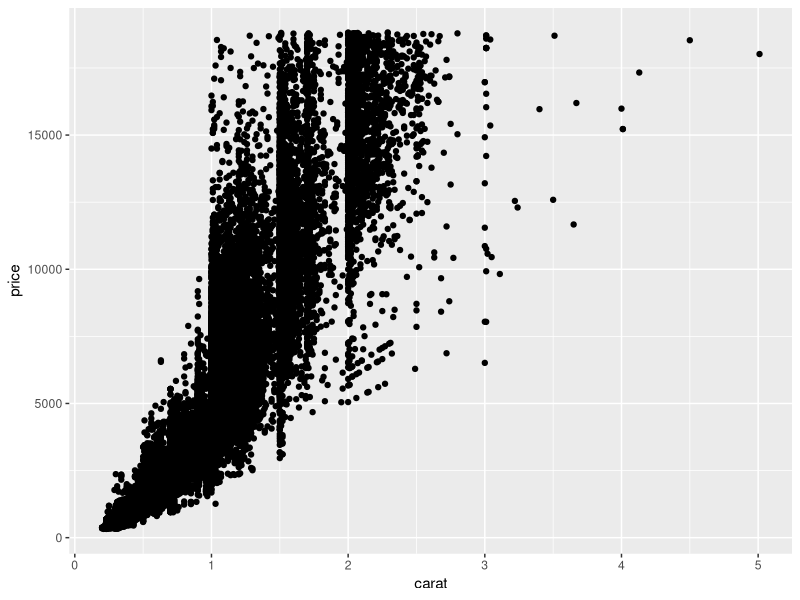
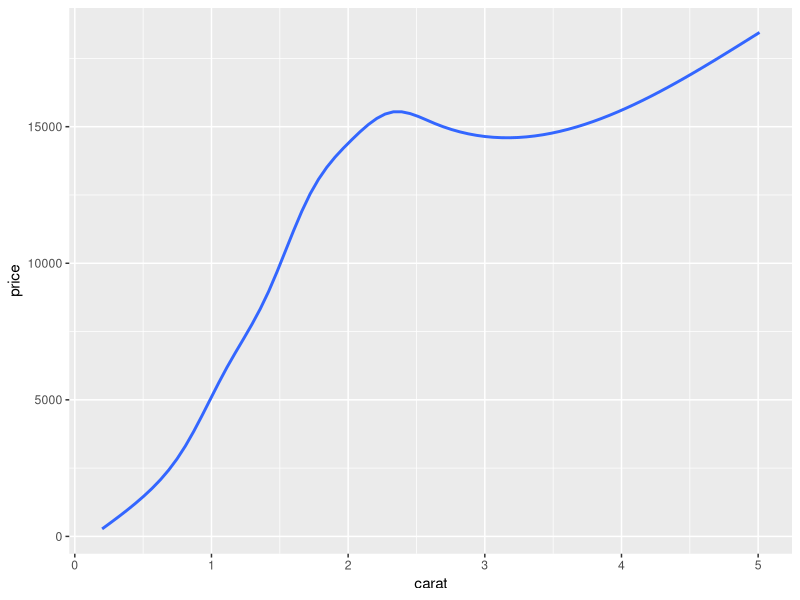
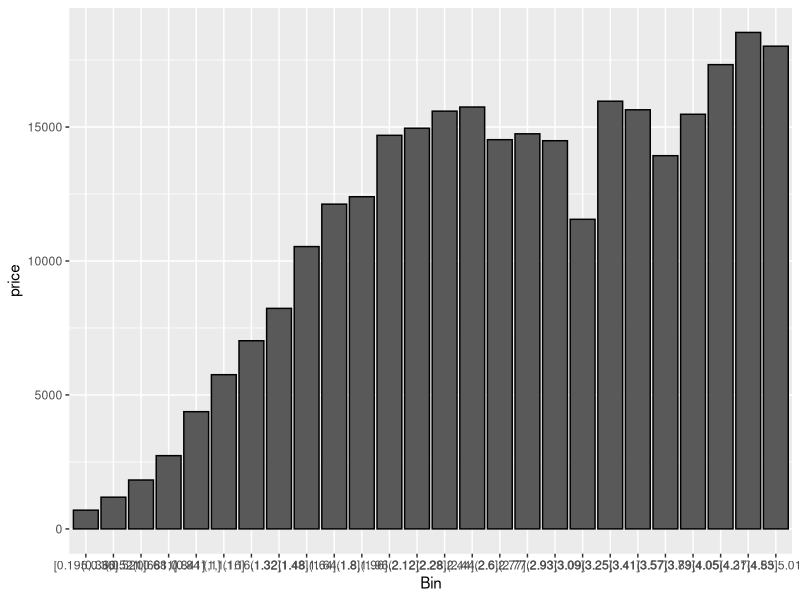
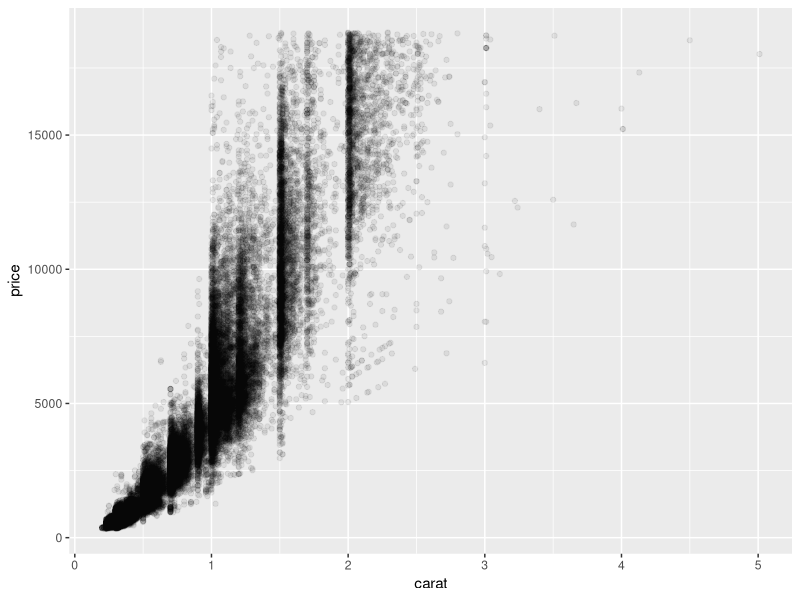
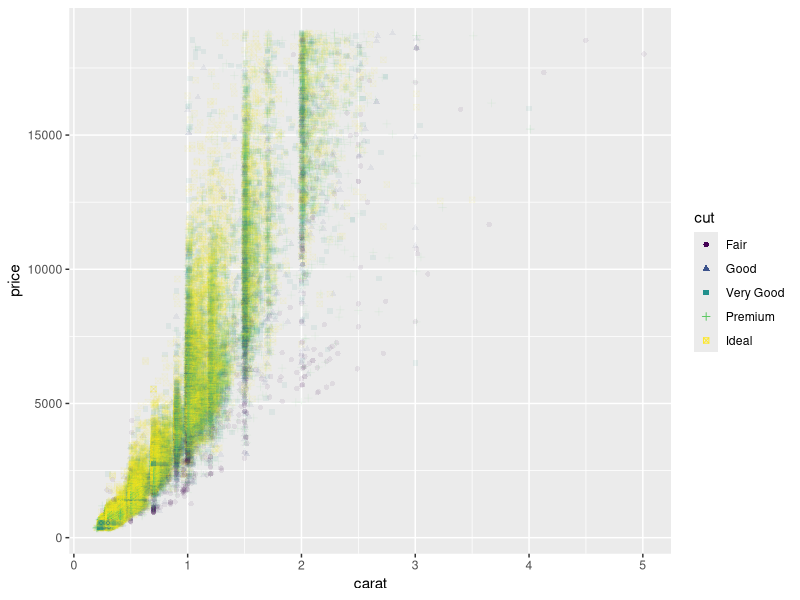
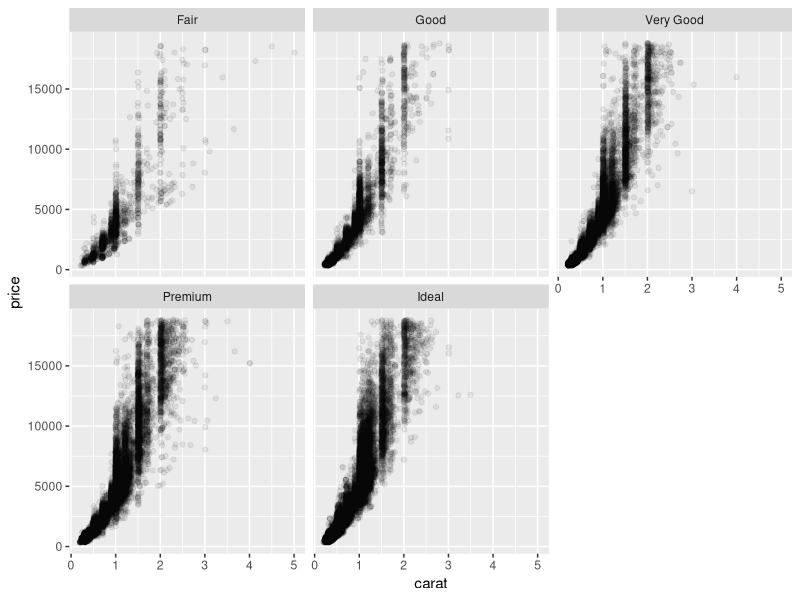
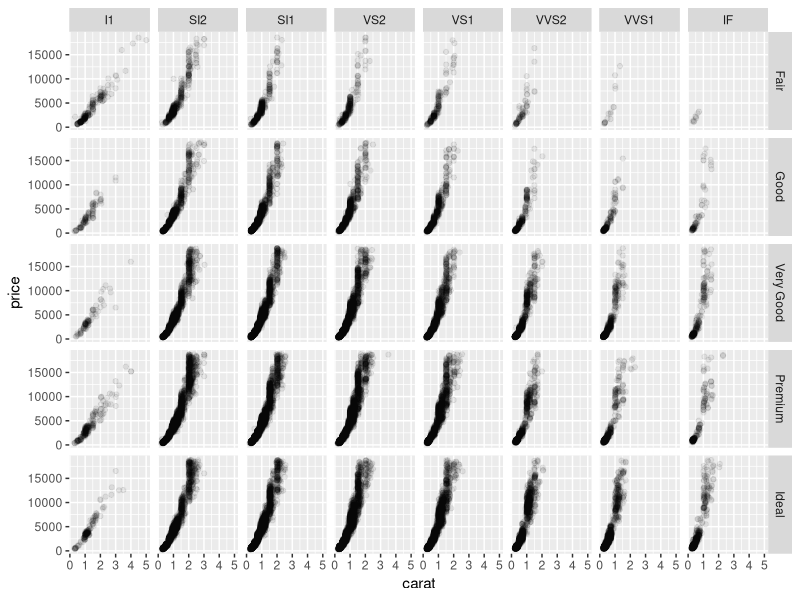
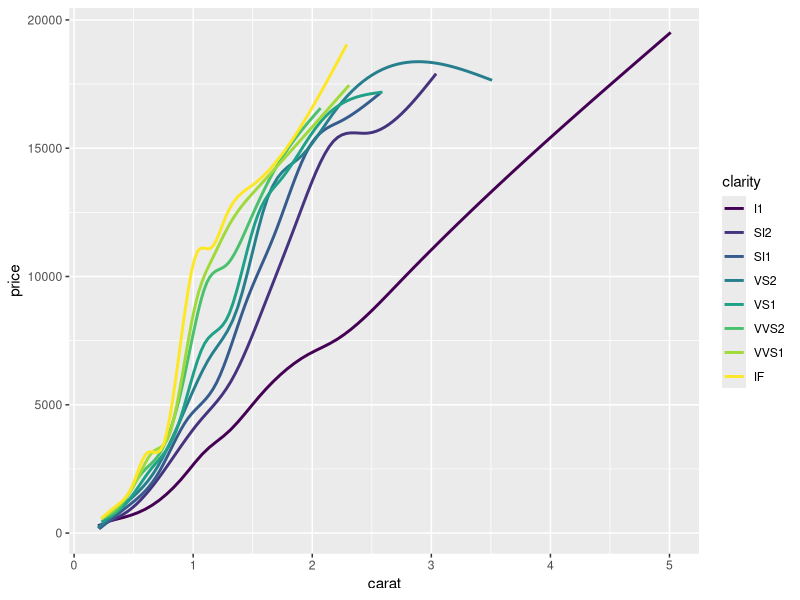

These charts were generated, in order, by the following R code:
## ---- chunk 1
knitr::opts_chunk$set(warning = F, message = F, echo = F)
library(ggplot2)
ggplot(diamonds, aes(carat, price)) + 
  geom_point()
## ---- chunk 2
library(dplyr)
diamonds %>%
  ggplot(aes(carat, price)) + 
  geom_smooth(se = F)
## ---- chunk 3
diamonds2 <- diamonds
diamonds2$Bin <- cut(diamonds$carat, 30, include.lowest = T)

diamonds2 %>%
  group_by(Bin) %>%
  summarise(price = mean(price)) %>%
  ggplot(aes(Bin, price)) + 
  geom_col(color = "black")
## ---- chunk 4
diamonds %>%
  ggplot(aes(carat, price)) + 
  geom_point(alpha = 0.07)
## ---- chunk 5
diamonds %>%
  ggplot(aes(carat, price, color = cut, shape = cut)) + 
  geom_point(alpha = 0.07) + 
  guides(color = guide_legend(override.aes = list(alpha = 1)))
## ---- chunk 6
diamonds %>%
  ggplot(aes(carat, price)) + 
  geom_point(alpha = 0.07) + 
  facet_wrap(~ cut)
## ---- chunk 7
diamonds %>%
  ggplot(aes(carat, price)) + 
  geom_point(alpha = 0.07) + 
  facet_grid(cut ~ clarity)
## ---- chunk 8
ggplot(diamonds, aes(carat, price, color = clarity)) + 
  geom_smooth(se = F)
## ---- chunk 9
ggplot(diamonds, aes(carat, price)) + 
  geom_smooth(se = F) + 
  facet_wrap(~ clarity)
## ---- chunk 10
Orange %>%
  as_tibble() %>%
  ggplot(aes(age, circumference)) + 
  geom_point() + 
  geom_smooth(aes(group = Tree), se = F, color = "lightgrey", formula = "y ~ poly(x, 3)", method = "lm") + 
  geom_smooth(se = F, color = "red", formula = "y ~ poly(x, 3)", method = "lm") +
  scale_x_continuous(labels = c("Growth increases as\nleaf area outpaces biomass", 
                                "Biomass catches up,\nslowing growth", 
                                "Biomass growth \noutpaces leaf area", 
                                "I cut them down\nwith a saw"),
                     breaks = c(400, 800, 1200, 1550)) + 
  theme_classic() + 
  labs(x = "Age",
       y = "Circumference (mm)",
       title = "Orange tree growth tapers by year 4",
       subtitle = "Biomass increases more rapidly than leaf area, slowing rate of growth once tree reaches 15cm",
       caption = "Data from Draper and Smith, 1998\nRed line represents mean growth curve, grey lines growth curves for individual trees.")
## ---- chunk 11
library(lubridate)

data <- read.csv("data/fred-data.csv")
data$date <- ymd(data$date)

## Time series
data$SP500 <- ts(data$SP500, frequency = 52, start=c(2009, 03, 11))
data$BOGMBASEW <- ts(data$BOGMBASEW, frequency = 52, start=c(2009, 03, 11))

### Quick convenience function, as we're goingn to make this plot four
### times.
two.y <- function(x, y1, y2,
                  y1.lim = range(y1),
                  y2.lim = range(y2),
                  y2.lab = "Billions of Dollars",
                  ttxt = NULL,
                  ...) {

    ## y1.lim <- range(y1)
    ## y2.lim <- range(y2)
    y1.lo <- y1.lim[1]
    y1.hi <- y1.lim[2]
    y2.lo <- y2.lim[1]
    y2.hi <- y2.lim[2]

    par(mar=c(5,4,4,5)+.1)
    plot(x, y1,
         type="l",
         col="deepskyblue4",
         xlab="Date",
         ylab="Index",
         ylim=c(y1.lo-100, y1.hi+100))

    par(new=TRUE)

    plot(x, y2, type="l",
         col="firebrick",
         xaxt="n",
         yaxt="n",
         xlab="",
         ylab="",
         ylim=c(y2.lo, y2.hi))
    title(main = ttxt)

    axis(4)

    mtext(y2.lab, side=4, line=3)
    legend("topleft",
           col=c("deepskyblue4","firebrick"),
           bty="n", lty=1,
           legend=c("S&P 500", "Money Supply"))


}

par(mar=c(0,0,0,0)+.1)
par(mfrow = c(2,2))
## 1. Base plot
two.y(x=data$date,
      y1=data$SP500,
      y2=data$BOGMBASEW/1000,
      ttxt = "Original")

## 2. Change an axis
two.y(x=data$date,
      y1=data$SP500,
      y2=data$BOGMBASEW/1000,
      y1.lim = c(696, 2126),
      y2.lim = c(0, 5000),
      ttxt = "Start y2 at zero")


## 3. Change y1 axis limits
two.y(x=data$date,
      y1=data$SP500,
      y2=data$BOGMBASEW/1000,
      y1.lim = c(0, 4000),
      ttxt = "Start y1 at zero, max both at max y2")


## 4. Put them both on the same axis
## (kind of a degenerate case)
two.y(x=data$date,
      y1=data$SP500,
      y2=data$BOGMBASEW,
      y1.lim = c(0, max(data$BOGMBASEW + 1000)),
      y2.lim = c(0, max(data$BOGMBASEW + 1000)),
      y2.lab = "Millions of Dollars",
      ttxt = "Both on the same scale")
## ---- chunk 12
ggplot(diamonds, aes(carat, price)) +
  geom_point()
## ---- chunk 13
ggplot(diamonds, aes(carat, price)) +
  geom_point() + 
  scale_y_log10() +
  scale_x_log10() 
